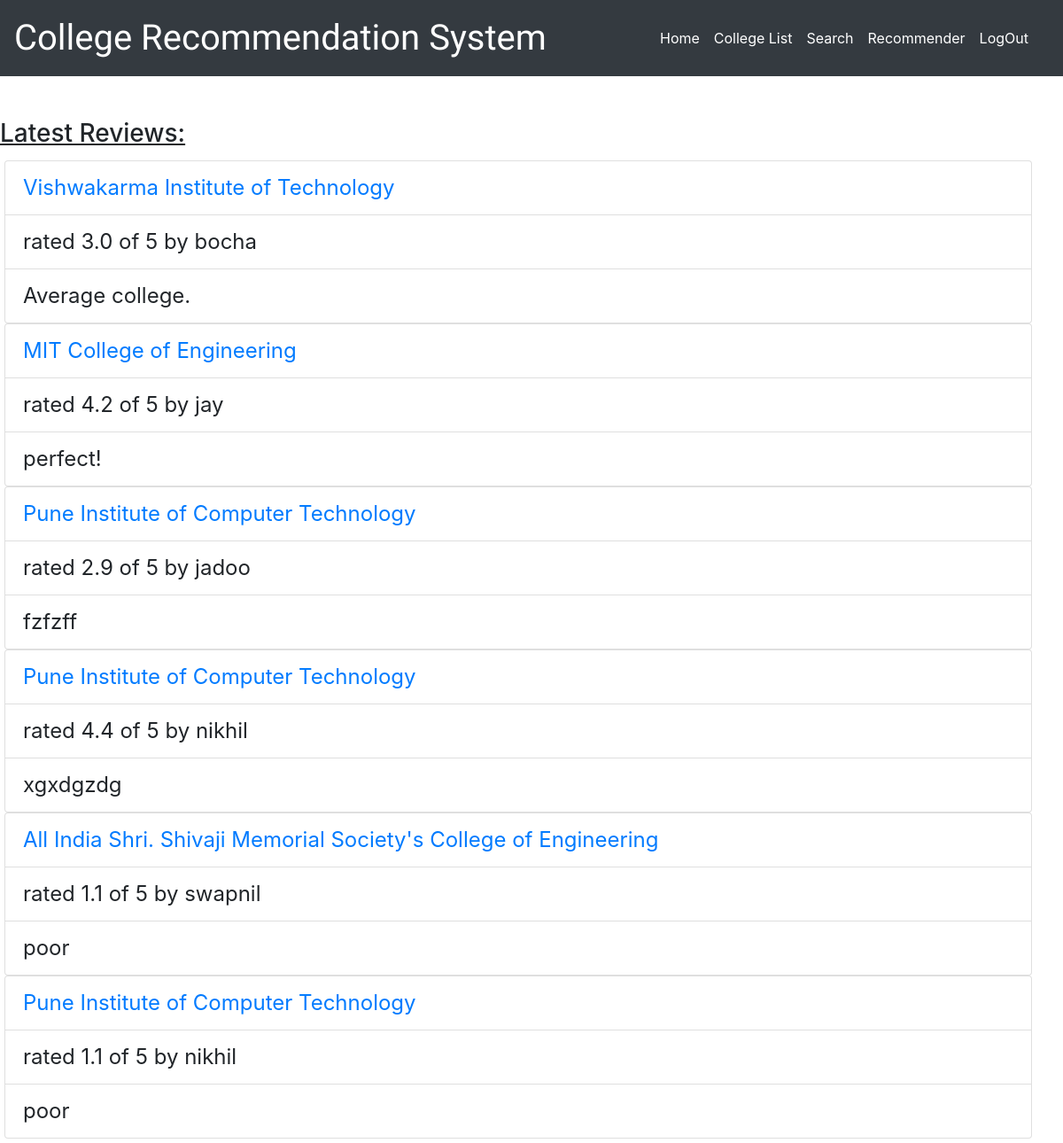
The app's page /Reviews/ (signed in) with its own data.
### Reviews/models.py (models this page shows, shortened)
class Review(models.Model):
	college = models.ForeignKey(College, on_delete=models.CASCADE)
	dept = models.ForeignKey(Department, on_delete=models.CASCADE)
	pub_date = models.DateTimeField('Review Publishing Date')
	user_name = models.CharField(max_length=100)
	description = models.CharField(max_length=200)
	academic_rate = models.IntegerField(choices=feedback, default='Other')
	placement_rate = models.IntegerField(choices=feedback, default='Other')
	infra_rate = models.IntegerField(choices=feedback, default='Other')
	rating = models.FloatField()

class College(models.Model):
	name = models.CharField(max_length=100)
	address = models.CharField(max_length=1000, default='N/A')
	pic = models.ImageField(upload_to='', default='def.jpg')
	nirf_rating = models.IntegerField(default=0)

### Reviews/views.py (the view)
# urls.py: path('', views.review_list, name='review_list'),
def review_list(request):
	if request.user.is_authenticated==False:
		return render(request, 'Reviews/Search.html')
	else:
		latest_review_list=Review.objects.order_by('-pub_date')[:9]
		context={'latest_review_list':latest_review_list}
		return render(request,'Reviews/review_list.html',context)

### Reviews/templates/Reviews/review_list.html (shortened to what this page needs)
<html>
<body>
{% extends 'Reviews/base.html' %}
{% block title %}
Latest Reviews:
{% endblock %}
{% block body %}
{% if latest_review_list %}
<div class="row">
	{% for review in latest_review_list %}
	<div class="col-xs-12 col-lg-12">
	<ul class="list-group" style="list-style-type: none;"><li class="list-group-item"><a href="{% url 'Reviews:review_detail' review.id %}">
	{{ review.college.name }}	</a></li>
	<li class="list-group-item"> rated {{ review.rating }} of 5 by {{ review.user_name }}<br></li>
	<li class="list-group-item"> {{ review.description }}</li></div>
	<br>
	<br>
	{% endfor %}
</div>
{% else %}
<p> No reviews available </p>
{% endif %}
{% endblock %}

### Reviews/static/Reviews/css/style.css (style rules this page uses)
body { margin: 0; }
.row { width:100%; padding: 5px; font-size: 3vh; }

### records on screen
Review: college.name "Vishwakarma Institute of Technology", rating "3.0", user_name "bocha", description "Average college."
Review: college.name "MIT College of Engineering", rating "4.2", user_name "jay", description "perfect!"
Review: college.name "Pune Institute of Computer Technology", rating "2.9", user_name "jadoo", description "fzfzff"
Review: college.name "Pune Institute of Computer Technology", rating "4.4", user_name "nikhil", description "xgxdgzdg"
Review: college.name "All India Shri. Shivaji Memorial Society's College of Engineering", rating "1.1", user_name "swapnil", description "poor"
Review: college.name "Pune Institute of Computer Technology", rating "1.1", user_name "nikhil", description "poor"
